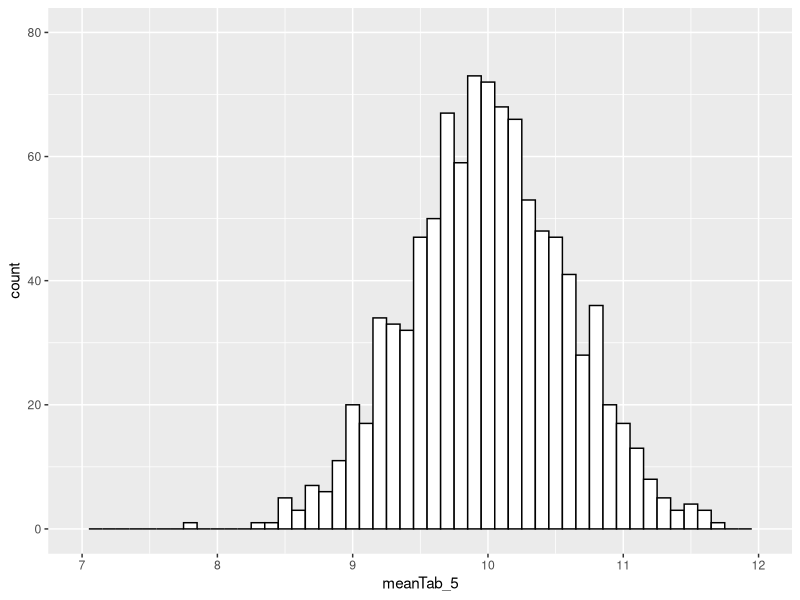
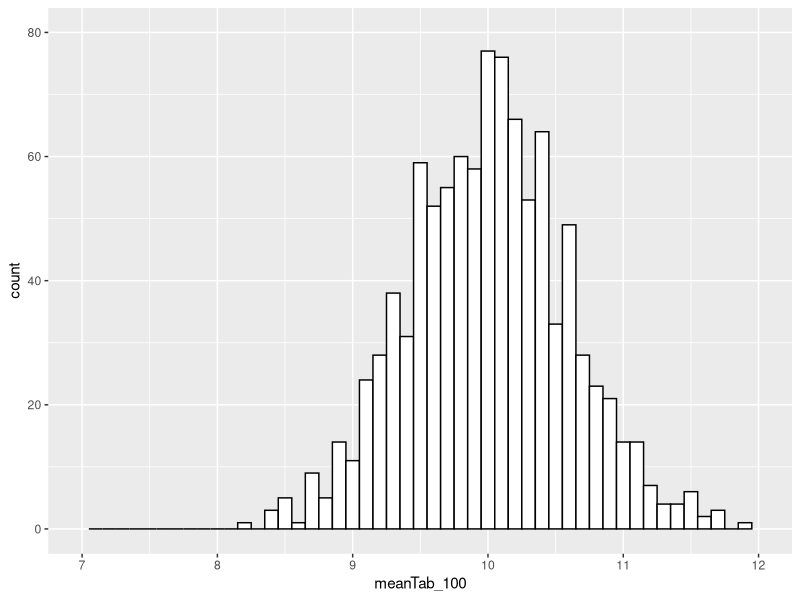

Recreate these plots in R, in order.
#1
#zaladowanie pakietu MASS oraz danych
library(MASS)
srv <- survey
summary(srv)
str(srv)
#usuniecie wierszy dla ktorych wystepuja wartosci na
srv <- na.omit(srv)
summary(srv)

meanAge <- mean(srv$Age)
sdAge <- sd(srv$Age)

#2
conf_int <- round(meanAge+c(-1,1)*sdAge/sqrt(168)*qnorm(.975),2)
# srednia: 20.43358 
# przedzial: (19.51, 21.36)

#3
sd_pop <- 7
#??????????????????????????????

#4
#?????????????????????????????

#5
library(ggplot2)
meanTab_5 <- c(1:1000)
for( i in seq(0,1000)){
  x <- c(mvrnorm(n=5, mu=10, Sigma=sqrt(3)))
  meanTab_5[i] <- mean(x)  
}
ggplot() + 
  aes(meanTab_5)+ 
  geom_histogram(binwidth=0.1, colour="black", fill="white")+
  xlim(7,12)+
  ylim(0,80)

#6
meanTab_100 <- c(1:1000)
for( i in seq(0,1000)){
  x <- c(mvrnorm(n=5, mu=10, Sigma=sqrt(3)))
  meanTab_100[i] <- mean(x)  
}
meanTab_100
ggplot() + 
  aes(meanTab_100)+ 
  geom_histogram(binwidth=0.1, colour="black", fill="white")+
  xlim(7,12)+
  ylim(0,80)

#7
